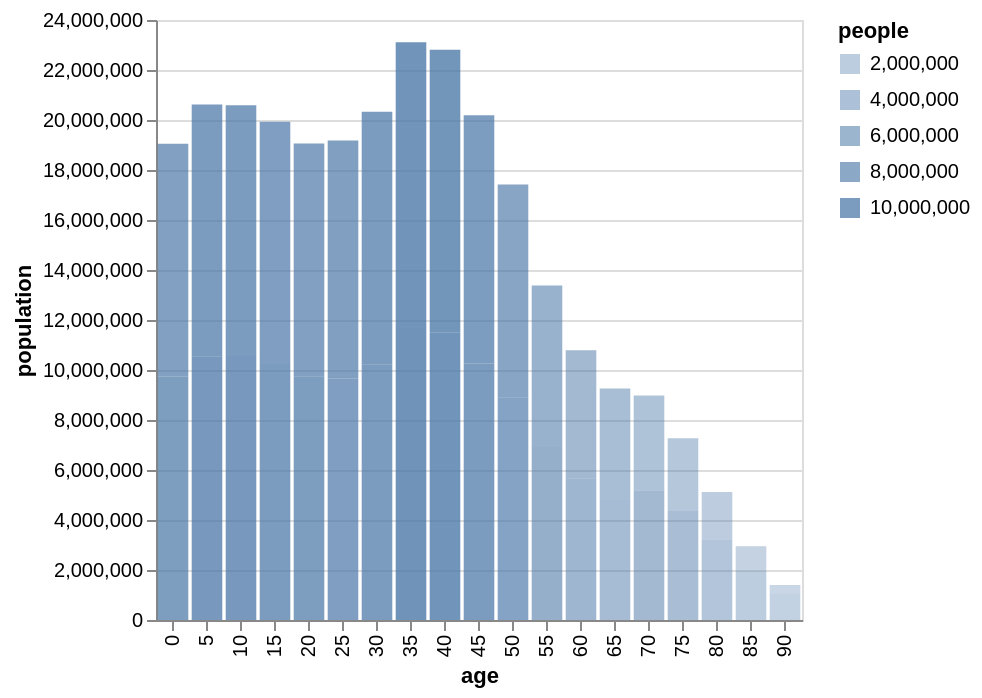

Write a Vega-Lite specification for this figure.
### Vega-Lite specification from a JSON file in a GitHub repository (floating-point values rounded to 4 significant figures; data arrays with more than 128 entries replaced by an {"elided": "..."} marker saying what was removed)
{"$schema": "https://vega.github.io/schema/vega-lite/v4.json", "description": "A bar chart showing the US population distribution of age groups and gender in 2000.", "data": {"values": {"elided": "570 records"}}, "transform": [{"filter": "datum.year == 2000"}, {"calculate": "datum.sex == 2 ? 'Female' : 'Male'", "as": "gender"}], "width": {"step": 17}, "mark": "bar", "encoding": {"x": {"field": "age", "type": "ordinal"}, "y": {"aggregate": "sum", "field": "people", "type": "quantitative", "title": "population"}, "opacity": {"field": "people", "type": "quantitative"}}}
